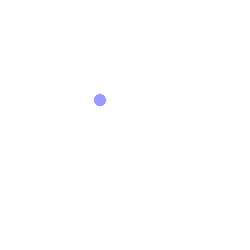
Frame 1 (no input)
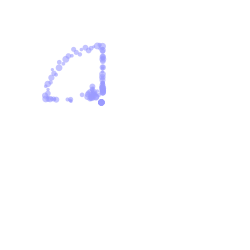
Frame 60 (the mouse pressed at the canvas centre just before this capture)
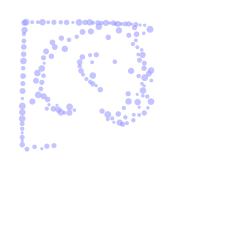
Frame 120 (the mouse held since frame 60 and released just before this capture)

The Processing sketch that drew these frames (run headless with seeded random() and noise(); from frame 60 on, the mouse is pressed at the canvas centre):

// Processing sketch: processing_168401
// ── processing_168401.pde

Flock flock;

void setup() {
  size(250, 250);
  flock = new Flock();
  for (int i = 0; i < 150; i++) {
    flock.addBoid(new Boid(width/2,height/2));
  }
}

void draw() {
  background(255);
  flock.run();
}

void mousePressed() {
  //flock.addBoid(new Boid(mouseX,mouseY));
}

class Boid {

  PVector location;
  PVector velocity;
  PVector acceleration;
  float r;
  float maxforce;    // Maximum steering force
  float maxspeed;    // Maximum speed

    Boid(float x, float y) {
    acceleration = new PVector(0, 0);

    // Leaving the code temporarily this way so that this example runs in JS
    float angle = random(TWO_PI);
    velocity = new PVector(cos(angle), sin(angle));

    location = new PVector(x, y);
    r = 2.0;
    maxspeed = 1;
    maxforce = 0.03;
  }

  void run(ArrayList<Boid> boids) {
    flock(boids);
    update();
    borders();
    render();
  }

  void applyForce(PVector force) {
    // We could add mass here if we want A = F / M
    acceleration.add(force);
  }

  // We accumulate a new acceleration each time based on three rules
  void flock(ArrayList<Boid> boids) {
    PVector sep = separate(boids);   // Separation
    PVector ali = align(boids);      // Alignment
    PVector coh = cohesion(boids);   // Cohesion
    // Arbitrarily weight these forces
    sep.mult(1.5);
    ali.mult(1.0);
    coh.mult(1.0);
    // Add the force vectors to acceleration
    applyForce(sep);
    applyForce(ali);
    applyForce(coh);
  }

  // Method to update location
  void update() {
    // Update velocity
    velocity.add(acceleration);
    // Limit speed
    velocity.limit(maxspeed);
    location.add(velocity);
    // Reset accelertion to 0 each cycle
    acceleration.mult(0);
  }

  // A method that calculates and applies a steering force towards a target
  // STEER = DESIRED MINUS VELOCITY
  PVector seek(PVector target) {
    PVector desired = PVector.sub(target, location);  // A vector pointing from the location to the target
    // Scale to maximum speed
    desired.normalize();
    desired.mult(maxspeed);

    // Above two lines of code below could be condensed with new PVector setMag() method
    // Not using this method until Processing.js catches up
    // desired.setMag(maxspeed);

    // Steering = Desired minus Velocity
    PVector steer = PVector.sub(desired, velocity);
    steer.limit(maxforce);  // Limit to maximum steering force
    return steer;
  }

  void render() {
    // Draw a triangle rotated in the direction of velocity
    float theta = velocity.heading2D() + radians(90);
    // heading2D() above is now heading() but leaving old syntax until Processing.js catches up
    
    fill(155,155,255,150);
    noStroke();
    pushMatrix();
    translate(location.x, location.y);
    rotate(theta);
    /*
    beginShape(QUAD);
    vertex(r*2, -r*2);
    vertex(r*2, r*2);
    vertex(-r*2, r*2);
    vertex(-r*2,-r*2);
    endShape();
    */
    float circ = random (3,7);
    ellipse (r,-r,circ,circ);
    popMatrix();
  }

  // Wraparound
  void borders() {
    /*
    if (location.x < -r) location.x = width+r;
    if (location.y < -r) location.y = height+r;
    if (location.x > width+r) location.x = -r;
    if (location.y > height+r) location.y = -r;
    */
    location.x = constrain(location.x, mouseX-100, mouseX+100);
    location.y = constrain(location.y, mouseY-100, mouseY+100);
    //location.x = constrain(location.x, 50, 350);
    //location.y = constrain(location.y, 50, 350);
    
  }

  // Separation
  // Method checks for nearby boids and steers away
  PVector separate (ArrayList<Boid> boids) {
    float desiredseparation = 100.0f;
    PVector steer = new PVector(0, 0, 0);
    int count = 0;
    // For every boid in the system, check if it's too close
    for (Boid other : boids) {
      float d = PVector.dist(location, other.location);
      // If the distance is greater than 0 and less than an arbitrary amount (0 when you are yourself)
      if ((d > 0) && (d < desiredseparation)) {
        // Calculate vector pointing away from neighbor
        PVector diff = PVector.sub(location, other.location);
        diff.normalize();
        diff.div(d);        // Weight by distance
        steer.add(diff);
        count++;            // Keep track of how many
      }
    }
    // Average -- divide by how many
    if (count > 0) {
      steer.div((float)count);
    }

    // As long as the vector is greater than 0
    if (steer.mag() > 0) {
      // First two lines of code below could be condensed with new PVector setMag() method
      // Not using this method until Processing.js catches up
      // steer.setMag(maxspeed);

      // Implement Reynolds: Steering = Desired - Velocity
      steer.normalize();
      steer.mult(maxspeed);
      steer.sub(velocity);
      steer.limit(maxforce);
    }
    return steer;
  }

  // Alignment
  // For every nearby boid in the system, calculate the average velocity
  PVector align (ArrayList<Boid> boids) {
    float neighbordist = 10;
    PVector sum = new PVector(0, 0);
    int count = 0;
    for (Boid other : boids) {
      float d = PVector.dist(location, other.location);
      if ((d > 0) && (d < neighbordist)) {
        sum.add(other.velocity);
        count++;
      }
    }
    if (count > 0) {
      sum.div((float)count);
      // First two lines of code below could be condensed with new PVector setMag() method
      // Not using this method until Processing.js catches up
      // sum.setMag(maxspeed);

      // Implement Reynolds: Steering = Desired - Velocity
      sum.normalize();
      sum.mult(maxspeed);
      PVector steer = PVector.sub(sum, velocity);
      steer.limit(maxforce);
      return steer;
    } 
    else {
      return new PVector(0, 0);
    }
  }

  // Cohesion
  // For the average location (i.e. center) of all nearby boids, calculate steering vector towards that location
  PVector cohesion (ArrayList<Boid> boids) {
    float neighbordist = 75;
    PVector sum = new PVector(0, 0);   // Start with empty vector to accumulate all locations
    int count = 0;
    for (Boid other : boids) {
      float d = PVector.dist(location, other.location);
      if ((d > 0) && (d < neighbordist)) {
        sum.add(other.location); // Add location
        count++;
      }
    }
    if (count > 0) {
      sum.div(count);
      return seek(sum);  // Steer towards the location
    } 
    else {
      return new PVector(0, 0);
    }
  }
}




// The Flock (a list of Boid objects)

class Flock {
  ArrayList<Boid> boids; // An ArrayList for all the boids

  Flock() {
    boids = new ArrayList<Boid>(); // Initialize the ArrayList
  }

  void run() {
    for (Boid b : boids) {
      b.run(boids);  // Passing the entire list of boids to each boid individually
    }
  }

  void addBoid(Boid b) {
    boids.add(b);
  }

}
